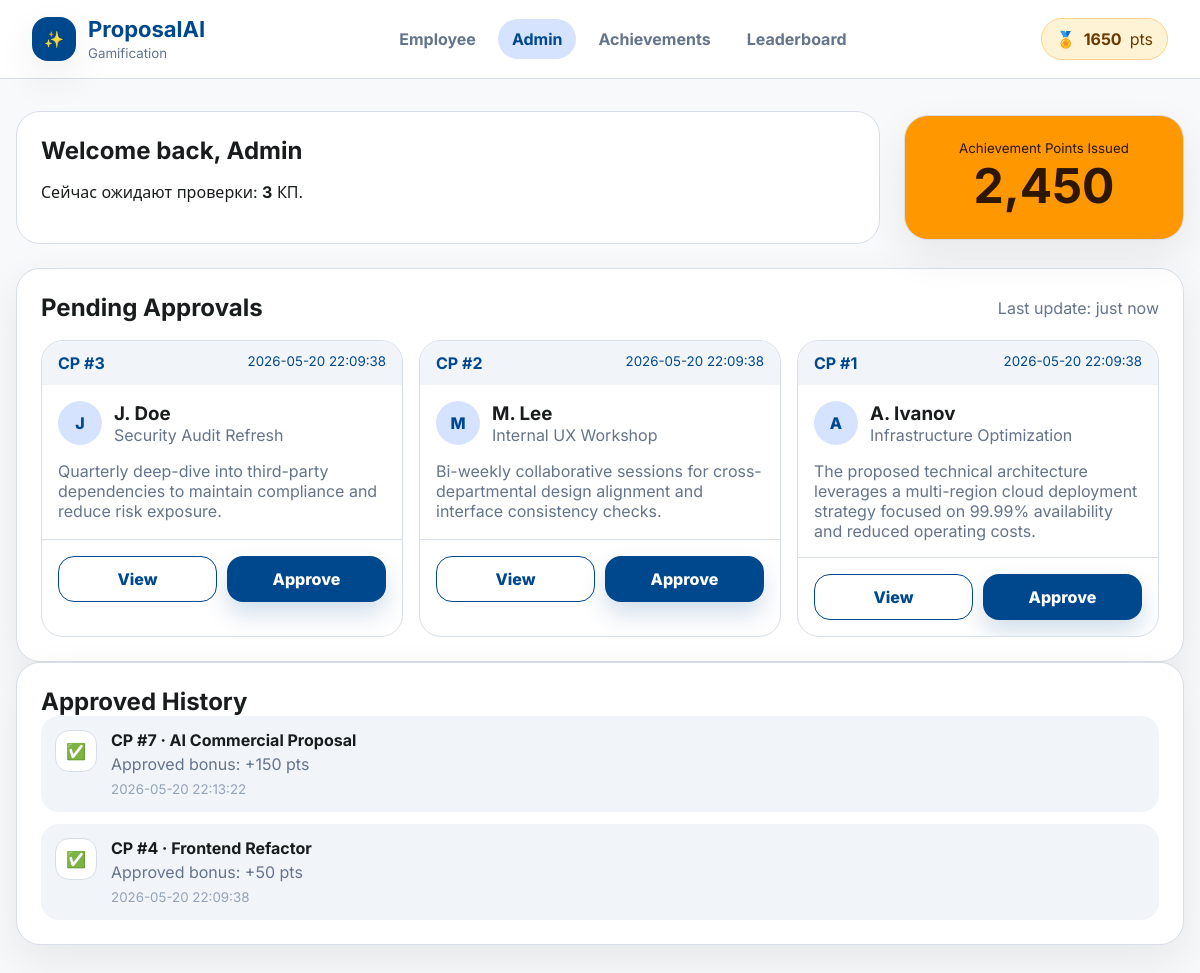
The page /admin on the database its author committed.
### tables this page shows
CREATE TABLE users (
                id INTEGER PRIMARY KEY AUTOINCREMENT,
                name TEXT NOT NULL,
                role TEXT NOT NULL DEFAULT 'employee',
                total_points INTEGER NOT NULL DEFAULT 0,
                generated_count INTEGER NOT NULL DEFAULT 0,
                approved_count INTEGER NOT NULL DEFAULT 0,
                best_bonus INTEGER NOT NULL DEFAULT 0,
                current_streak INTEGER NOT NULL DEFAULT 0,
                created_at TEXT NOT NULL
            );

CREATE TABLE proposals (
                id INTEGER PRIMARY KEY AUTOINCREMENT,
                title TEXT NOT NULL,
                company TEXT NOT NULL,
                author_id INTEGER NOT NULL,
                status TEXT NOT NULL DEFAULT 'pending',
                ai_confidence INTEGER NOT NULL DEFAULT 90,
                generated_text TEXT NOT NULL,
                effectiveness_bonus INTEGER NOT NULL DEFAULT 0,
                created_at TEXT NOT NULL,
                reviewed_at TEXT,
                reviewed_by INTEGER,
                FOREIGN KEY(author_id) REFERENCES users(id),
                FOREIGN KEY(reviewed_by) REFERENCES users(id)
            );

### ai_cp_gamification_flask/app.py (the view)
@app.route("/admin")
def admin_page():
    return render_template("admin.html", state=get_state(), active="admin")

### ai_cp_gamification_flask/app.py (called while the page is built)
def get_db() -> sqlite3.Connection:
    conn = sqlite3.connect(DB_PATH)
    conn.row_factory = sqlite3.Row
    return conn

def get_level(points: int) -> dict[str, Any]:
    for level in LEVELS:
        if level["min"] <= points <= level["max"]:
            return level
    return LEVELS[0]

def get_level_progress(points: int) -> int:
    level = get_level(points)
    if level["max"] >= 10**12:
        return 100
    span = level["max"] - level["min"] + 1
    completed = points - level["min"]
    return max(0, min(100, round(completed / span * 100)))

def get_primary_employee(conn: sqlite3.Connection) -> sqlite3.Row:
    return conn.execute("SELECT * FROM users WHERE role = 'employee' ORDER BY id LIMIT 1").fetchone()

def get_admin(conn: sqlite3.Connection) -> sqlite3.Row:
    return conn.execute("SELECT * FROM users WHERE role = 'admin' ORDER BY id LIMIT 1").fetchone()

### ai_cp_gamification_flask/templates/admin.html (shortened to what this page needs)
{% extends "base.html" %}
{% block content %}
<section class="admin-hero">
  <div class="card flat">
    <h1>Welcome back, Admin</h1>
    <p>Сейчас ожидают проверки: <strong>{{ state.proposals | selectattr('status', 'equalto', 'pending') | list | length }}</strong> КП.</p>
  </div>
  <div class="card points-issued">
    <small>Achievement Points Issued</small>
    <strong>2,450</strong>
  </div>
</section>
<section class="card">
  <div class="card-header">
    <h2>Pending Approvals</h2>
    <span class="muted">Last update: just now</span>
  </div>
  <div class="proposal-cards">
    {% for proposal in state.proposals if proposal.status == 'pending' %}
    <article class="proposal-card" data-proposal-card>
      <div class="proposal-top">
        <strong>CP #{{ proposal.id }}</strong>
        <small>{{ proposal.created_at }}</small>
      </div>
      <div class="proposal-body">
        <div class="avatar">{{ proposal.author_name[:1] }}</div>
        <div>
          <h3>{{ proposal.author_name }}</h3>
          <p>{{ proposal.title }}</p>
        </div>
      </div>
      <p class="description">{{ proposal.generated_text }}</p>
      <div class="proposal-actions">
        <button class="secondary-btn" data-open-review
          data-id="{{ proposal.id }}"
          data-title="{{ proposal.title }}"
          data-company="{{ proposal.company }}"
          data-author="{{ proposal.author_name }}"
          data-confidence="{{ proposal.ai_confidence }}"
          data-text="{{ proposal.generated_text }}">View</button>
        <button class="primary-btn" data-open-review
          data-id="{{ proposal.id }}"
          data-title="{{ proposal.title }}"
          data-company="{{ proposal.company }}"
          data-author="{{ proposal.author_name }}"
          data-confidence="{{ proposal.ai_confidence }}"
          data-text="{{ proposal.generated_text }}">Approve</button>
      </div>
    </article>
    {% endfor %}
  </div>
</section>
<section class="card">
  <h2>Approved History</h2>
  <div class="activity-list">
    {% for proposal in state.proposals if proposal.status == 'approved' %}
    <div class="activity-item">
      <span class="activity-icon">✅</span>
      <div>
        <strong>CP #{{ proposal.id }} · {{ proposal.title }}</strong>
        <p>Approved bonus: +{{ proposal.effectiveness_bonus }} pts</p>
        <small>{{ proposal.reviewed_at }}</small>
      </div>
    </div>
    {% endfor %}
  </div>
</section>
{% endblock %}

### ai_cp_gamification_flask/templates/base.html (shortened to what this page needs)
<!doctype html>
<html lang="ru">
<head>
  <link rel="stylesheet" href="{{ url_for('static', filename='styles.css') }}">
</head>
<body>
  <header class="topbar">
    <a class="brand" href="{{ url_for('index') }}">
      <span class="brand-icon">✨</span>
      <span>
        <strong>ProposalAI</strong>
        <small>Gamification</small>
      </span>
    </a>
    <nav class="nav">
      <a class="nav-link {{ 'active' if active == 'employee' else '' }}" href="{{ url_for('index') }}">Employee</a>
      <a class="nav-link {{ 'active' if active == 'admin' else '' }}" href="{{ url_for('admin_page') }}">Admin</a>
      <a class="nav-link {{ 'active' if active == 'achievements' else '' }}" href="{{ url_for('achievements_page') }}">Achievements</a>
      <a class="nav-link {{ 'active' if active == 'leaderboard' else '' }}" href="{{ url_for('leaderboard_page') }}">Leaderboard</a>
    </nav>
    <div class="points-pill">
      <span>🏅</span>
      <strong id="headerPoints">{{ state.employee.total_points }}</strong>
      <span>pts</span>
    </div>
  </header>
  <main class="page">
    {% block content %}{% endblock %}
  </main>
</body>
</html>

### ai_cp_gamification_flask/static/styles.css (style rules this page uses)
:root { --bg: #f8f9fa; --surface: #ffffff; --surface-soft: #f1f5f9; --surface-strong: #e2e8f0; --text: #191c1d; --muted: #64748b; --primary: #00488d; --primary-strong: #00386d; --primary-soft: #d6e3ff; --secondary: #ff9800; --secondary-soft: #fff3d6; --success: #16a34a; --danger: #dc2626; --border: #d8dee8; --shadow: 0 16px 40px rgba(15, 23, 42, 0.08); }
* { box-sizing: border-box; }
body { margin: 0; min-height: 100vh; background: var(--bg); color: var(--text); font-family: Inter, system-ui, -apple-system, BlinkMacSystemFont, "Segoe UI", sans-serif; }
a { color: inherit; text-decoration: none; }
button, input, textarea { font: inherit; }
button { cursor: pointer; }
.topbar { position: sticky; top: 0; z-index: 30; display: flex; align-items: center; justify-content: space-between; gap: 24px; padding: 16px 32px; background: rgba(255, 255, 255, 0.88); border-bottom: 1px solid var(--border); backdrop-filter: blur(14px); }
.brand { display: flex; align-items: center; gap: 12px; }
.brand-icon { display: grid; width: 44px; height: 44px; place-items: center; border-radius: 16px; background: var(--primary); color: white; box-shadow: var(--shadow); }
.brand strong { display: block; color: var(--primary); font-size: 22px; }
.brand small { color: var(--muted); }
.nav { display: flex; gap: 8px; }
.nav-link { padding: 10px 14px; border-radius: 999px; color: var(--muted); font-weight: 700; }
.nav-link:hover, .nav-link.active { background: var(--primary-soft); color: var(--primary); }
.points-pill { display: flex; align-items: center; gap: 8px; padding: 10px 14px; border: 1px solid #ffd28a; border-radius: 999px; background: var(--secondary-soft); color: #6b3a00; }
.page { width: min(1280px, calc(100% - 32px)); margin: 0 auto; padding: 32px 0 96px; }
.hero-card, .admin-hero { display: grid; grid-template-columns: 1fr auto; gap: 24px; align-items: center; margin-bottom: 24px; }
.hero-card h1, .card h1, .card h2, .card h3, .admin-hero h1 { margin: 0; }
.primary-cta, .primary-btn, .secondary-btn, .danger-btn { border: 0; border-radius: 16px; padding: 12px 18px; font-weight: 800; transition: transform 0.16s ease, opacity 0.16s ease, box-shadow 0.16s ease; }
.primary-cta, .primary-btn { background: var(--primary); color: white; box-shadow: 0 12px 24px rgba(0, 72, 141, 0.18); }
.secondary-btn { border: 1px solid var(--primary); background: white; color: var(--primary); }
.card { padding: 24px; border: 1px solid var(--border); border-radius: 24px; background: var(--surface); box-shadow: var(--shadow); }
.card.flat { box-shadow: none; }
.card-header { display: flex; align-items: center; justify-content: space-between; gap: 16px; margin-bottom: 18px; }
.metric small, .muted, .field-label { color: var(--muted); }
.activity-list { display: grid; gap: 12px; }
.activity-item { display: flex; gap: 14px; padding: 14px; border-radius: 18px; background: var(--surface-soft); }
.activity-icon { display: grid; flex: 0 0 auto; width: 42px; height: 42px; place-items: center; border-radius: 14px; background: white; border: 1px solid var(--border); }
.activity-item p { margin: 4px 0; color: var(--muted); }
.activity-item small { color: #94a3b8; }
.admin-hero { grid-template-columns: 1fr 280px; }
.points-issued { display: grid; place-items: center; text-align: center; background: var(--secondary); color: #2d1700; }
.points-issued strong { font-size: 48px; }
.proposal-cards { display: grid; grid-template-columns: repeat(3, minmax(0, 1fr)); gap: 16px; }
.proposal-card { overflow: hidden; border: 1px solid var(--border); border-radius: 22px; background: white; }
.proposal-top { display: flex; justify-content: space-between; gap: 12px; padding: 12px 16px; background: var(--surface-soft); color: var(--primary); }
.proposal-body { display: flex; align-items: center; gap: 12px; padding: 16px; }
.avatar { display: grid; width: 44px; height: 44px; place-items: center; border-radius: 50%; background: var(--primary-soft); color: var(--primary); font-weight: 800; }
.proposal-body p, .proposal-body h3 { margin: 0; }
.proposal-body p { color: var(--muted); }
.description { min-height: 78px; margin: 0; padding: 0 16px 16px; color: var(--muted); }
.proposal-actions { display: grid; grid-template-columns: 1fr 1fr; gap: 10px; padding: 16px; border-top: 1px solid var(--border); }

### rows shown on the page
users: employee.total_points "1650"
proposals: id "3", created_at "2026-05-20 22:09:38", name "J", author_name "J. Doe", title "Security Audit Refresh", generated_text "Quarterly deep-dive into third-party dependencies to maintain compliance and reduce risk exposure."
proposals: id "2", created_at "2026-05-20 22:09:38", name "M", author_name "M. Lee", title "Internal UX Workshop", generated_text "Bi-weekly collaborative sessions for cross-departmental design alignment and interface consistency checks."
proposals: id "1", created_at "2026-05-20 22:09:38", name "A", author_name "A. Ivanov", title "Infrastructure Optimization", generated_text "The proposed technical architecture leverages a multi-region cloud deployment strategy focused on 99.99% availability and reduced operating costs."
proposals: id "7", title "AI Commercial Proposal", effectiveness_bonus "150", reviewed_at "2026-05-20 22:13:22"
proposals: id "4", title "Frontend Refactor", effectiveness_bonus "50", reviewed_at "2026-05-20 22:09:38"
